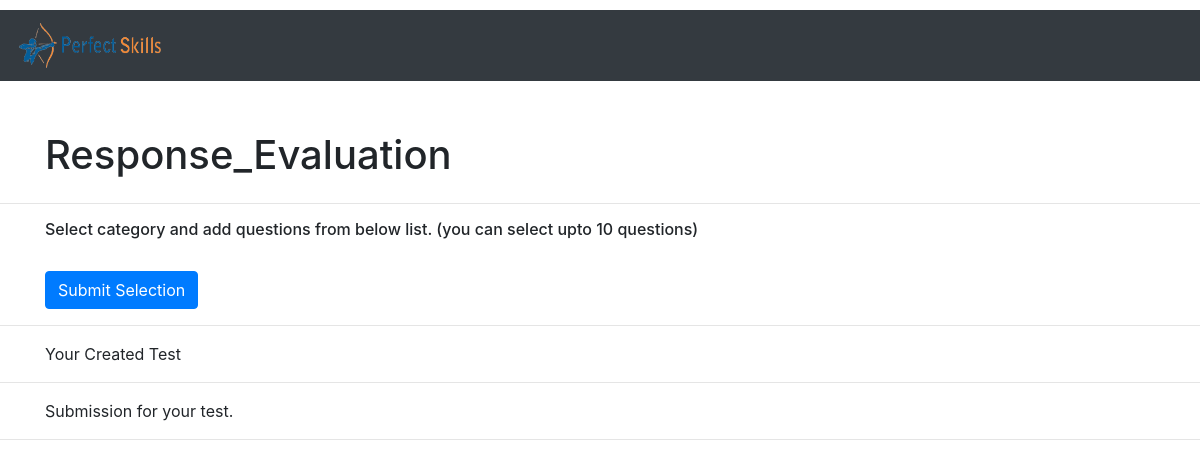
Before: /response_evaluation/response_evaluation_dashboard/ with the older database file.
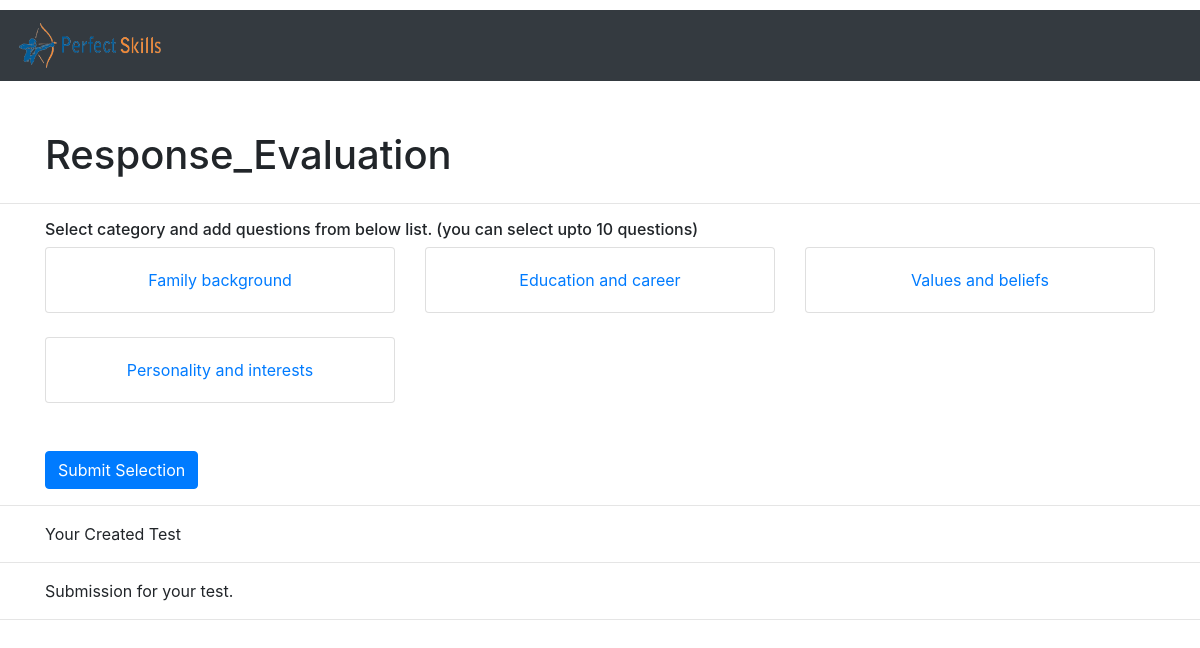
After: the same page with the newer database file.
### response_evaluation/models.py (models this page shows, shortened)
class Category(models.Model):
    category_name = models.CharField(max_length=255)

### response_evaluation/views.py (the view)
# urls.py: path('response_evaluation_dashboard/',response_evaluation_dashboard,name='response_evaluation_dashboard'),
def response_evaluation_dashboard(request):
    category = Category.objects.all()
    user_assessments = response_evaluation_Assessment.objects.filter(user=request.user)
    submissions = UserSubmittedTest.objects.filter(created_by=request.user)
    return render(request, 'response_evaluation_dashboard.html',{'user_assessments' : user_assessments,'data':submissions,'cats':category})

### templates/response_evaluation_dashboard.html (shortened to what this page needs)
<!doctype html>
<html lang="en">
<head>
    {% load static %}
    <link rel="stylesheet" href="https://cdn.jsdelivr.net/npm/bootstrap@4.0.0/dist/css/bootstrap.min.css"
>
</head>
<body>
    {% if user.is_authenticated %}
    <nav class="navbar navbar-dark bg-dark" style="margin-top: 10px;">
        <img src="{% static 'image/ps.png' %}" width="150" height="45" alt="">
        <div class="form-inline" style="margin: 5px 5px 5px 5px 5px;">
            <h2 style=" color:rgb(255, 255, 255); margin-right: 10px;">Hello,{{ user.first_name }}</h2>
            <a class="btn btn-danger" style="text-align:center; margin-right: 10px;" href="{% url 'logout' %}"
                role="button">Logout</a>
        </div>
    </nav>
    {% else %}
    <nav class="navbar navbar-dark bg-dark" style="margin-top: 10px;">
        <a class="navbar-brand" href="{% url 'home' %}">
            <img src="{% static 'image/ps.png' %}" width="150" height="45" alt="">
        </a>
    </nav>
    {% endif %}
    <section class="vh-100" style="background-color: rgb(255, 255, 255);margin-top: 50px;">
        <div class="container">
            <div class="row">
                <div class="col-md-12">
                    <h1>Response_Evaluation</h1>
                </div>
            </div>
        </div>
        <hr>
        <div class="container">
            <div class="row">
                <div class="col-md-12">
                    <h6>Select category and add questions from below list. (you can select upto 10 questions) </h>
                </div>
            </div>
            <form method="post" action="{% url 'Response_Evaluation_Assessment' %}" id="questionForm">
                <div class="row">
                    {% for category in cats %}
                    <div class="col-md-4 ">
                        <div class="card">
                            <div class="card-body text-center">
                                <a data-toggle="collapse" href="#{{ category.id }}" role="button" aria-expanded="True"
                                    aria-controls="{{ category.id }}">
                                    {{ category.category_name }}
                                </a>
                            </div>
                        </div><br>
                    </div>
                    {% endfor %}
                </div><br>
                <button type="submit" class="btn btn-primary">Submit Selection</button>
            </form>
        </div>
        <hr>
        <div class="container">
            Your Created Test
        </div>
        <hr>
        <div class="container" style="margin-top: 5px;">
            Submission for your test.
        </div>
        <hr>
    </section>
</body>
</html>

Changed rows visible on the page:
added Category: category_name "Family background"
added Category: category_name "Education and career"
added Category: category_name "Values and beliefs"
added Category: category_name "Personality and interests"
